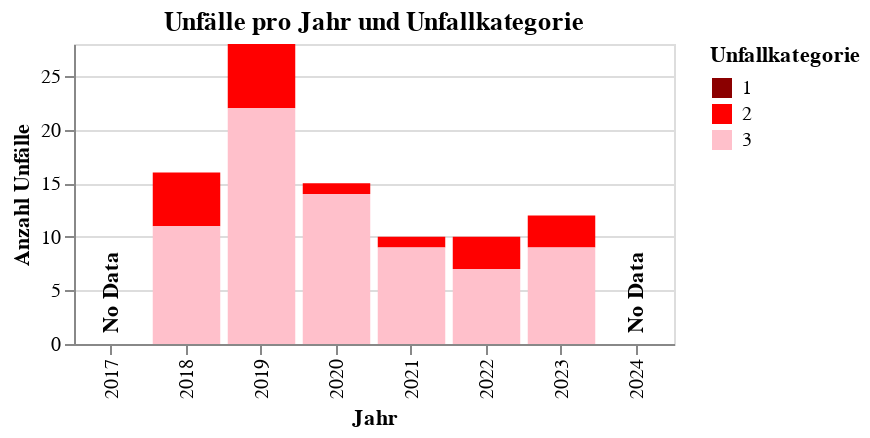

Write notebook code for a chart like this one.
### Markdown cell above
### accidents bar plot

### Code cell
def plot_accidents_by_year_and_category(
    accidents_clipped: gpd.GeoDataFrame,
    is_berlin: bool = False
) -> alt.Chart:
    """
    Plots a stacked bar chart of accident counts per year and category.

    Parameters:
    -----------
    accidents_clipped : GeoDataFrame
        Accident data clipped to a relevant area, must include 'UJAHR' and 'UKATEGORIE'.
    is_berlin : bool
        Whether the area is in Berlin (adds a 'No Data' label for 2017 if True).

    Returns:
    --------
    Altair Chart
        A stacked bar chart showing accidents per year by category.
    """

    # Ensure correct CRS for display/export
    accidents_clipped = accidents_clipped.to_crs(4326).copy()

    # Select relevant columns
    data = accidents_clipped[["UJAHR", "UKATEGORIE"]]

    # Aggregate counts
    df_agg = data.groupby(["UJAHR", "UKATEGORIE"]).size().reset_index(name="count")

    # Full year/category matrix (to fill gaps)
    years = list(range(2017, 2025))
    categories = df_agg["UKATEGORIE"].unique()
    df_full = pd.DataFrame([(y, c) for y in years for c in categories], columns=["UJAHR", "UKATEGORIE"])
    df_agg = df_full.merge(df_agg, on=["UJAHR", "UKATEGORIE"], how="left").fillna(0)
    df_agg["count"] = df_agg["count"].astype(int)

    # Stacked bar chart
    bar_chart = alt.Chart(df_agg).mark_bar().encode(
        x=alt.X("UJAHR:O", title="Jahr", scale=alt.Scale(domain=years)),
        y=alt.Y("count:Q", title="Anzahl Unfälle", axis=alt.Axis(tickMinStep=1)),
        color=alt.Color(
            "UKATEGORIE:N",
            title="Unfallkategorie",
            scale=alt.Scale(domain=[1, 2, 3], range=["darkred", "red", "pink"])
        ),
        tooltip=["UJAHR", "UKATEGORIE", "count"]
    ).properties(
        title="Unfälle pro Jahr und Unfallkategorie",
        width=300,
        height=150
    )

    # Add "No Data" annotation for 2024
    max_count = df_agg["count"].max()
    annotations = [
        alt.Chart(pd.DataFrame({
            "UJAHR": [2024],
            "count": [max_count * 0.05]
        })).mark_text(
            text="No Data", dx=20, size=11,
            color="black", fontWeight="bold", angle=270
        ).encode(
            x="UJAHR:O",
            y="count:Q"
        )
    ]

    # Optional: add annotation for 2017 if Berlin
    if is_berlin:
        annotations.append(
            alt.Chart(pd.DataFrame({
                "UJAHR": [2017],
                "count": [max_count * 0.05]
            })).mark_text(
                text="No Data", dx=20, size=11,
                color="black", fontWeight="bold", angle=270
            ).encode(
                x="UJAHR:O",
                y="count:Q"
            )
        )

    # Combine bar chart with annotations
    for anno in annotations:
        bar_chart += anno

    return bar_chart

bar_chart = plot_accidents_by_year_and_category(accidents_clipped, is_berlin)
bar_chart

### Figure 1 — Vega-Lite specification as saved in the notebook (floating-point values rounded to 4 significant figures)
{"config": {"view": {"continuousWidth": 300, "continuousHeight": 300}}, "layer": [{"data": {"name": "data-173c17d8119fcbc106712b8287b693d7"}, "mark": {"type": "bar"}, "encoding": {"color": {"field": "UKATEGORIE", "scale": {"domain": [1, 2, 3], "range": ["darkred", "red", "pink"]}, "title": "Unfallkategorie", "type": "nominal"}, "tooltip": [{"field": "UJAHR", "type": "quantitative"}, {"field": "UKATEGORIE", "type": "quantitative"}, {"field": "count", "type": "quantitative"}], "x": {"field": "UJAHR", "scale": {"domain": [2017, 2018, 2019, 2020, 2021, 2022, 2023, 2024]}, "title": "Jahr", "type": "ordinal"}, "y": {"axis": {"tickMinStep": 1}, "field": "count", "title": "Anzahl Unfälle", "type": "quantitative"}}, "title": "Unfälle pro Jahr und Unfallkategorie"}, {"data": {"name": "data-4f9b4099689a62d48828e56c18e13c01"}, "mark": {"type": "text", "angle": 270, "color": "black", "dx": 20, "fontWeight": "bold", "size": 11, "text": "No Data"}, "encoding": {"x": {"field": "UJAHR", "type": "ordinal"}, "y": {"field": "count", "type": "quantitative"}}}, {"data": {"name": "data-c413ac3d1161e495035217b26abce8a2"}, "mark": {"type": "text", "angle": 270, "color": "black", "dx": 20, "fontWeight": "bold", "size": 11, "text": "No Data"}, "encoding": {"x": {"field": "UJAHR", "type": "ordinal"}, "y": {"field": "count", "type": "quantitative"}}}], "height": 150, "width": 300, "$schema": "https://vega.github.io/schema/vega-lite/v5.20.1.json", "datasets": {"data-173c17d8119fcbc106712b8287b693d7": [{"UJAHR": 2017, "UKATEGORIE": 2, "count": 0}, {"UJAHR": 2017, "UKATEGORIE": 3, "count": 0}, {"UJAHR": 2018, "UKATEGORIE": 2, "count": 5}, {"UJAHR": 2018, "UKATEGORIE": 3, "count": 11}, {"UJAHR": 2019, "UKATEGORIE": 2, "count": 6}, {"UJAHR": 2019, "UKATEGORIE": 3, "count": 22}, {"UJAHR": 2020, "UKATEGORIE": 2, "count": 1}, {"UJAHR": 2020, "UKATEGORIE": 3, "count": 14}, {"UJAHR": 2021, "UKATEGORIE": 2, "count": 1}, {"UJAHR": 2021, "UKATEGORIE": 3, "count": 9}, {"UJAHR": 2022, "UKATEGORIE": 2, "count": 3}, {"UJAHR": 2022, "UKATEGORIE": 3, "count": 7}, {"UJAHR": 2023, "UKATEGORIE": 2, "count": 3}, {"UJAHR": 2023, "UKATEGORIE": 3, "count": 9}, {"UJAHR": 2024, "UKATEGORIE": 2, "count": 0}, {"UJAHR": 2024, "UKATEGORIE": 3, "count": 0}], "data-4f9b4099689a62d48828e56c18e13c01": [{"UJAHR": 2024, "count": 1.1}], "data-c413ac3d1161e495035217b26abce8a2": [{"UJAHR": 2017, "count": 1.1}]}}
